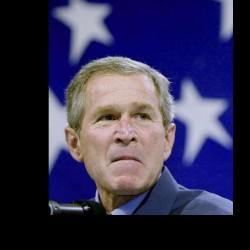
#> input picture lfw/George_W_Bush/George_W_Bush_0002.jpg, 250 x 250 px; its folder holds 4 pictures in this run
$ python average_face.py
#> lines starting #> are read from the running program, lines starting #| are printed output that depends on the picture
import os
import cv2
import numpy as np

path = "./George_W_Bush/"
images = os.listdir(path)

avg = np.zeros((250, 250, 3))

for image in images:
    # print(image)
    img = cv2.imread(path + image)
#> img is the input picture: shape (250, 250, 3); mean B, G, R 79.8, 49.8, 53.5
    # print(img, shape)
    avg += img
#> pass 2 of the loop `for image in images:`:
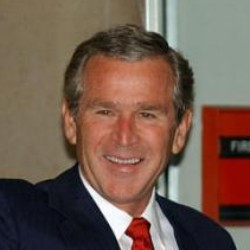
#> input picture lfw/George_W_Bush/George_W_Bush_0006.jpg, 250 x 250 px
#> img is the input picture: shape (250, 250, 3); mean B, G, R 78.7, 91.4, 114.5
#> `avg += img`:
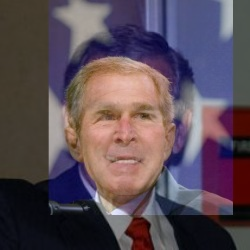
#> avg: shape (250, 250, 3) float64; mean B, G, R 158.4, 141.2, 168.1; drawn with min black and max white
#> pass 3 of the loop `for image in images:`:
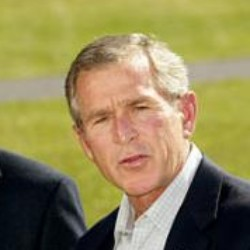
#> input picture lfw/George_W_Bush/George_W_Bush_0011.jpg, 250 x 250 px
#> img is the input picture: shape (250, 250, 3); mean B, G, R 88, 135.5, 146.8
#> `avg += img`:
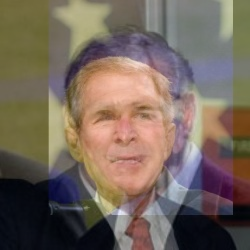
#> avg: shape (250, 250, 3) float64; mean B, G, R 246.4, 276.7, 314.9; drawn with min black and max white
#> the loop made 4 passes; the first 3 are shown

avg /= len(images)
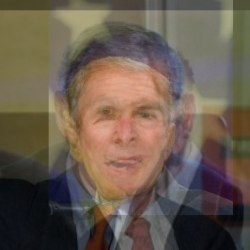
#> avg: shape (250, 250, 3) float64; mean B, G, R 78.9, 92, 106.1
cv2.imwrite("average.jpg", avg)
